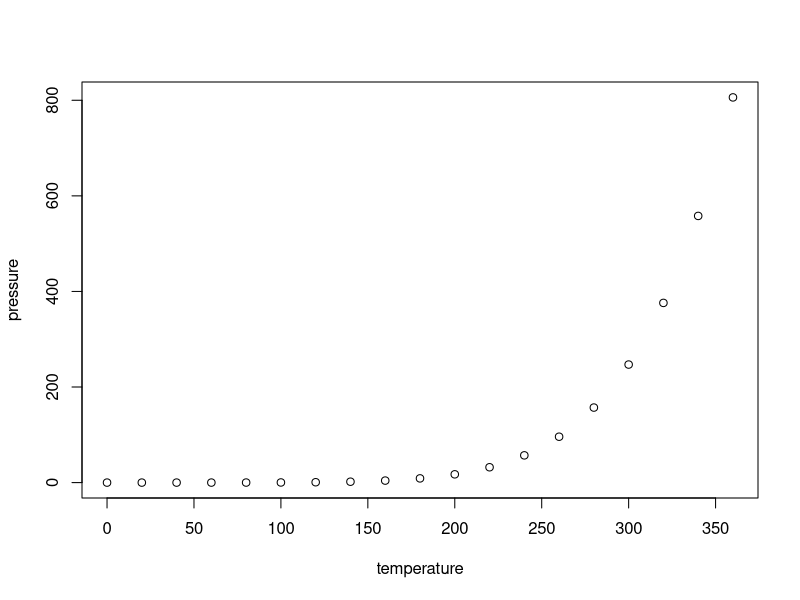
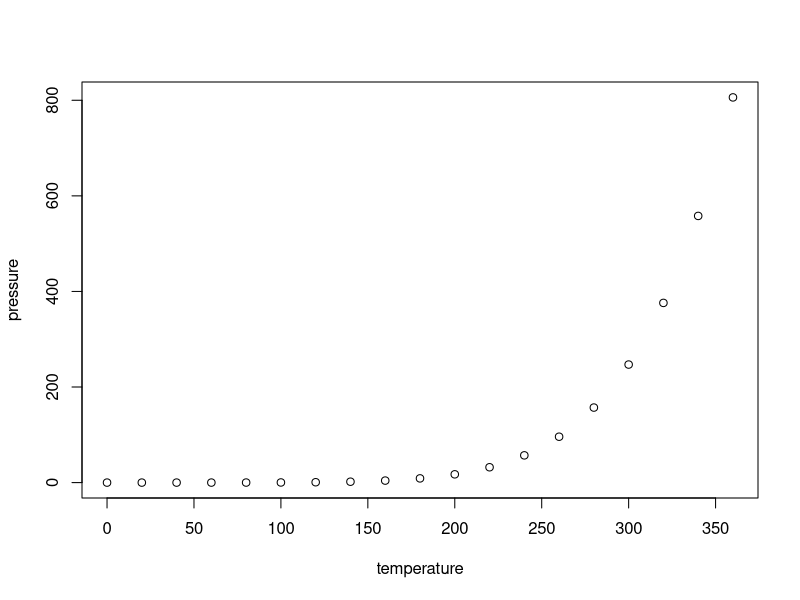
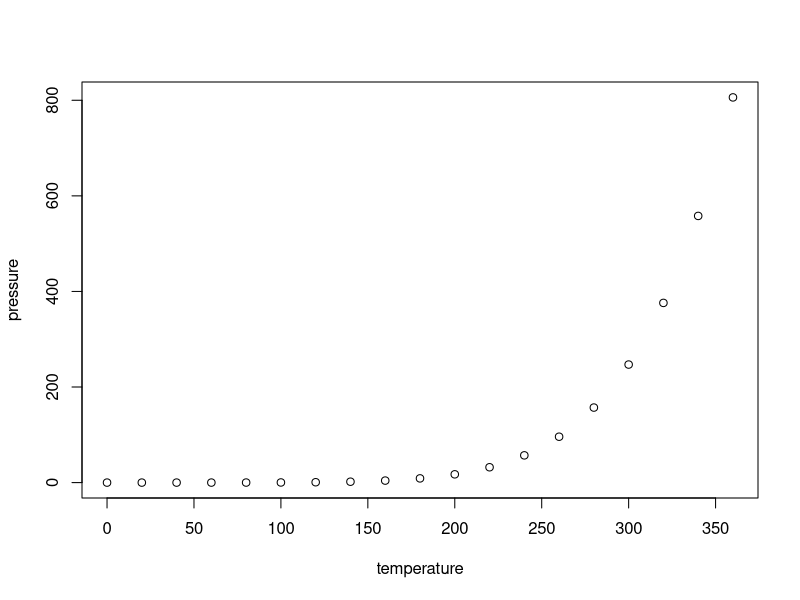
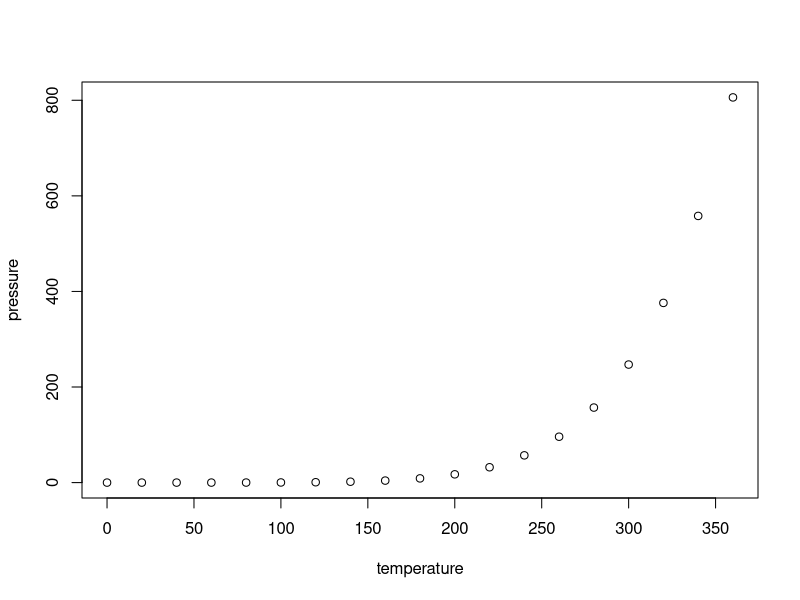
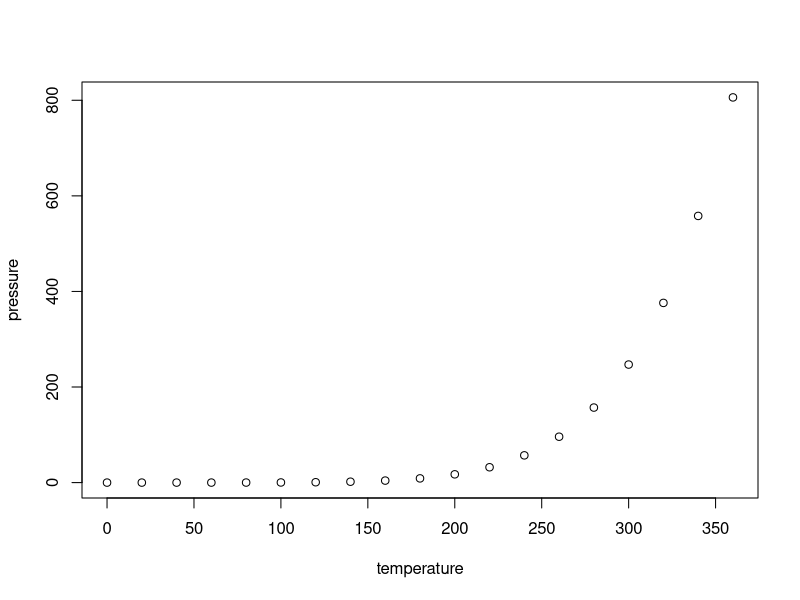
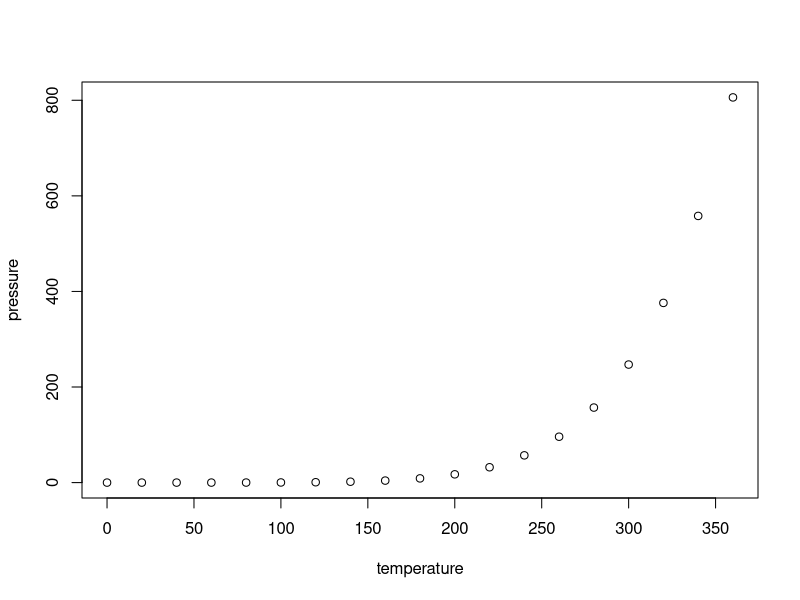
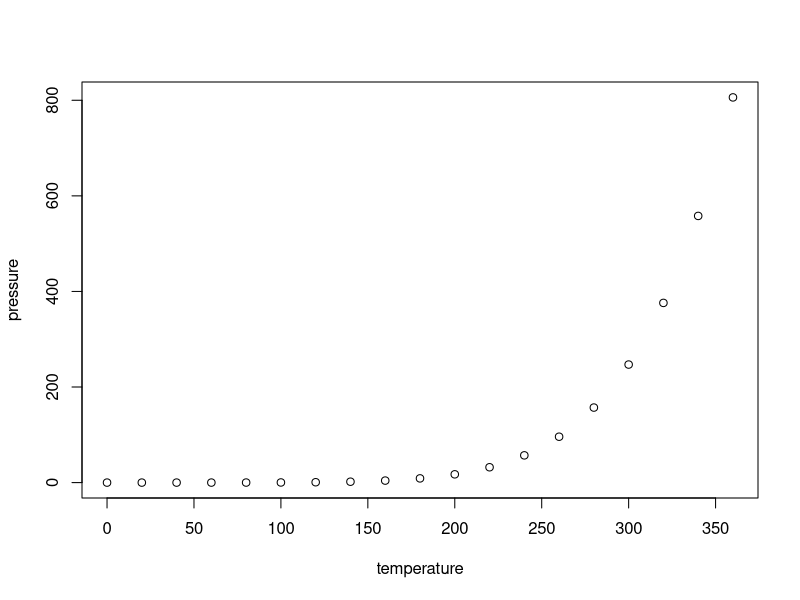
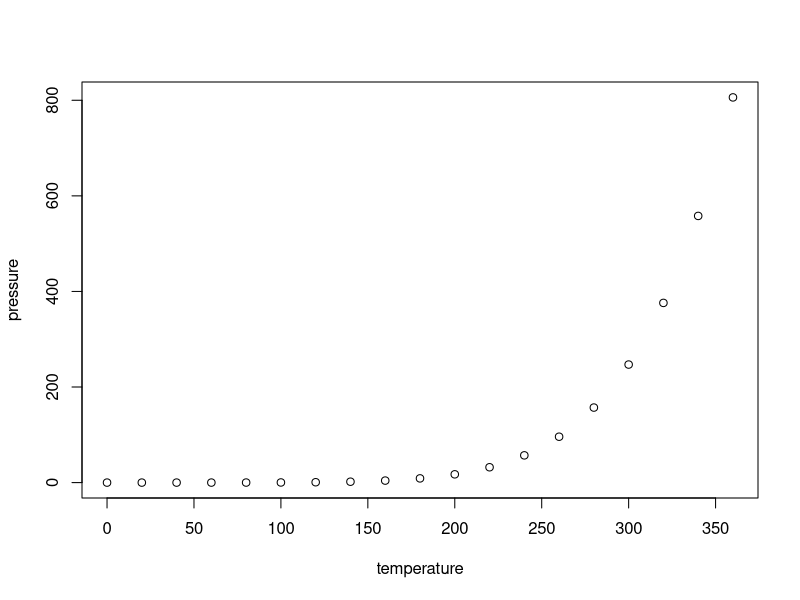

These figures' R source, in order:
## ---- chunk 1
knitr::opts_chunk$set(echo = TRUE)
## ---- chunk 2
summary(cars)
## ---- chunk 3
for (n in 1:100)
{
  p<-plot(pressure)
  print(p)
}
